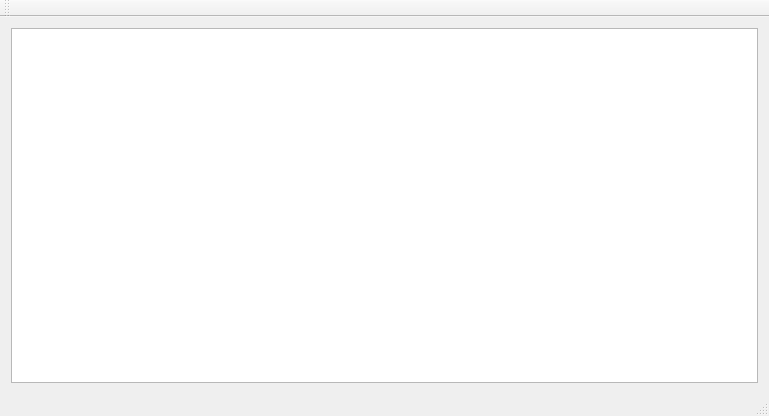
<?xml version="1.0" encoding="UTF-8"?>
<ui version="4.0">
 <class>MainWindow</class>
 <widget class="QMainWindow" name="MainWindow">
  <property name="geometry">
   <rect>
    <x>0</x>
    <y>0</y>
    <width>769</width>
    <height>416</height>
   </rect>
  </property>
  <property name="windowTitle">
   <string>Clint</string>
  </property>
  <property name="windowIcon">
   <iconset resource="res.qrc">
    <normaloff>:/images/clipboard</normaloff>:/images/clipboard</iconset>
  </property>
  <widget class="QWidget" name="centralWidget">
   <layout class="QVBoxLayout" name="verticalLayout">
    <item>
     <widget class="QListWidget" name="listWidget"/>
    </item>
   </layout>
  </widget>
  <widget class="QMenuBar" name="menuBar">
   <property name="geometry">
    <rect>
     <x>0</x>
     <y>0</y>
     <width>769</width>
     <height>26</height>
    </rect>
   </property>
  </widget>
  <widget class="QToolBar" name="mainToolBar">
   <attribute name="toolBarArea">
    <enum>TopToolBarArea</enum>
   </attribute>
   <attribute name="toolBarBreak">
    <bool>false</bool>
   </attribute>
  </widget>
  <widget class="QStatusBar" name="statusBar"/>
 </widget>
 <layoutdefault spacing="6" margin="11"/>
 <resources>
  <include location="res.qrc"/>
 </resources>
 <connections/>
</ui>
